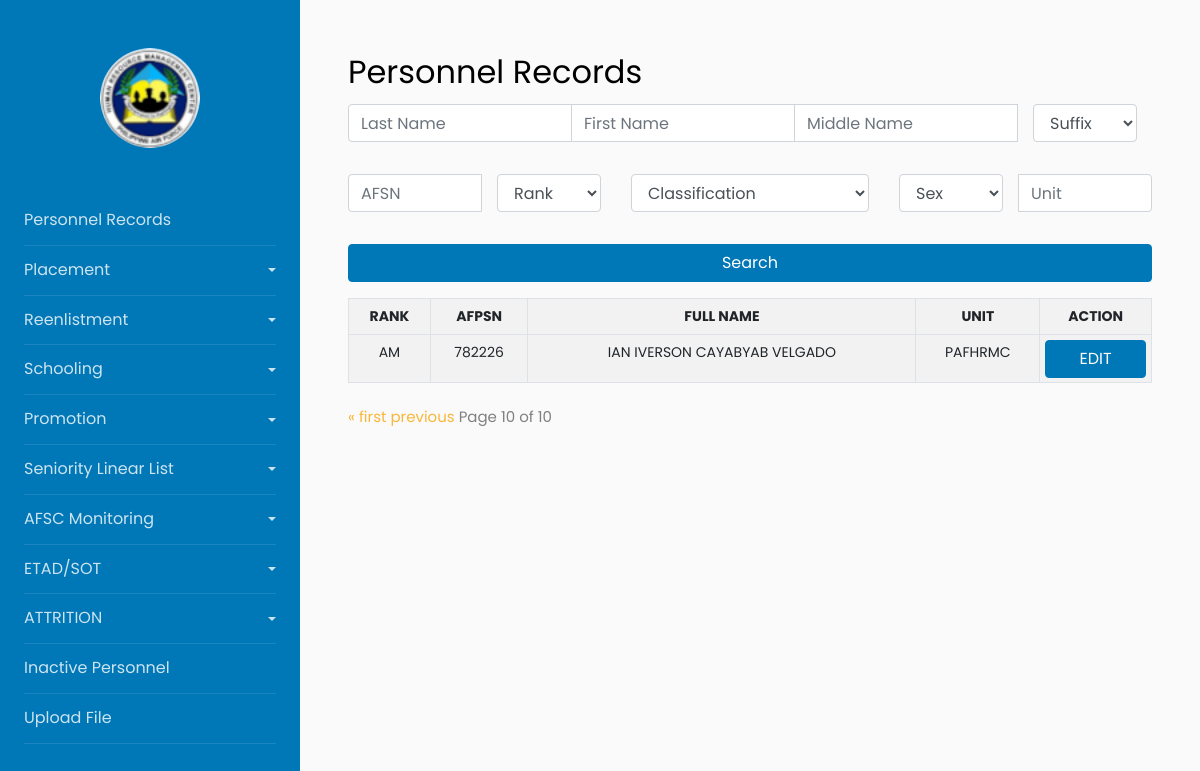
Page /?page=19 on the earlier database version.
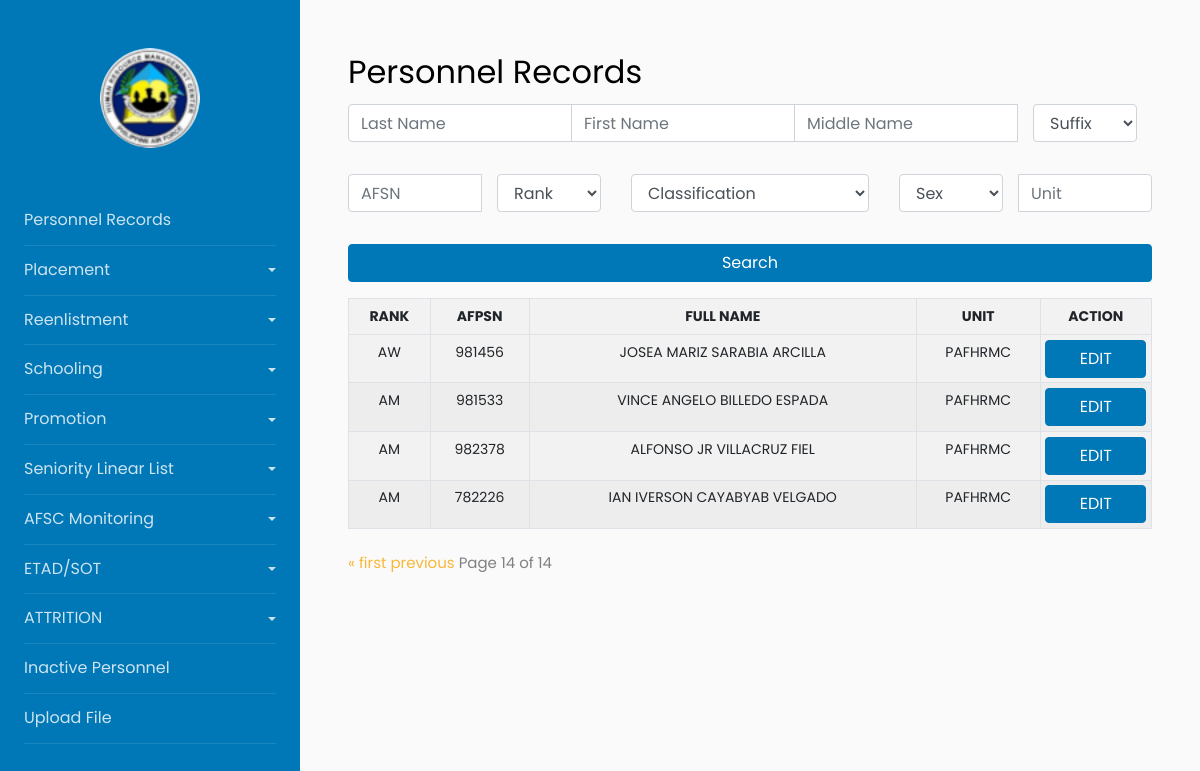
Same page on the later database version.
### myapp/models.py (models this page shows, shortened)
class PersonnelItem(models.Model):
    NR = models.CharField(max_length=200, blank=True, null=True)
    RANK = models.CharField(max_length=200)
    LAST_NAME = models.CharField(max_length=200)
    FIRST_NAME = models.CharField(max_length=200)
    MIDDLE_NAME = models.CharField(max_length=200)
    EXTENSION_NAME = models.CharField(max_length=200, blank=True, null=True)
    SERIAL_NUMBER = models.CharField(max_length=200)
    BOS = models.CharField(max_length=200)
    SEX = models.CharField(max_length=10)
    BIRTHDAY = models.DateField()
    CONTACT_NUMBER = models.CharField(max_length=200, blank=True, null=True)
    ADDRESS = models.CharField(max_length=200)
    REGULAR_RESERVE = models.CharField(max_length=200, blank=True, null=True)
    PILOT_RATED_NON_RATED = models.CharField(max_length=200, blank=True, null=True)
    AFSC = models.CharField(max_length=200, blank=True, null=True)
    HIGHEST_PME_COURSES = models.CharField(max_length=200, blank=True, null=True)
    EFFECTIVE_DATE_APPOINTMENT = models.DateField()
    EFFECTIVE_DATE_ENTERED = models.DateField()
    LENGTH_OF_SERVICE = models.CharField(max_length=200)
    DATE_LAST_PROMOTION_APPOINTMENT = models.DateField(max_length=200, blank=True, null=True)
    UNIT = models.CharField(max_length=200)
    SUB_UNIT = models.CharField(max_length=200, blank=True, null=True)
    DATE_LAST_1ST_TRANCH_REENLISTMENT = models.DateField(max_length=200, blank=True, null=True)
    DATE_LAST_2ND_TRANCH_REENLISTMENT = models.DateField(max_length=200, blank=True, null=True)

### myapp/views.py (the view)
# urls.py: path('', views.index, name='index'),
def index(request):
    last_name_query = request.GET.get('last_name')
    first_name_query = request.GET.get('first_name')
    middle_name_query = request.GET.get('middle_name')
    suffix_query = request.GET.get('suffix')
    afsn_query = request.GET.get('afsn')
    rank_query = request.GET.get('rank')
    classification_query = request.GET.get('classification')
    sex_query = request.GET.get('sex')
    unit_query = request.GET.get('unit')
    filters = Q()
    if last_name_query:
        filters &= Q(LAST_NAME__icontains=last_name_query)
    if first_name_query:
        filters &= Q(FIRST_NAME__icontains=first_name_query)
    if middle_name_query:
        filters &= Q(MIDDLE_NAME__icontains=middle_name_query)
    if suffix_query and suffix_query != "Suffix":
        filters &= Q(EXTENSION_NAME__icontains=suffix_query)
    if afsn_query:
        filters &= Q(SERIAL_NUMBER__icontains=afsn_query)  # Change this to 'SERIAL_NUMBER'
    if rank_query and rank_query != "Rank":
        filters &= Q(RANK__icontains=rank_query)
    if classification_query and classification_query != "Classification":
        filters &= Q(CLASSIFICATION__icontains=classification_query)
    if sex_query and sex_query != "Sex":
        filters &= Q(SEX__icontains=sex_query)
    if unit_query:
        filters &= Q(UNIT__icontains=unit_query)
    persons = PersonnelItem.objects.filter(filters)
    paginator = Paginator(persons, 5)
    page_num = request.GET.get("page")
    persons = paginator.get_page(page_num)
    return render(request, 'myapp/index.html', {
        'persons': persons,
        'last_name_query': last_name_query,
        'first_name_query': first_name_query,
        'middle_name_query': middle_name_query,
        'suffix_query': suffix_query,
        'afsn_query': afsn_query,
        'rank_query': rank_query,
        'classification_query': classification_query,
        'sex_query': sex_query,
        'unit_query': unit_query,
    })

### myapp/templates/myapp/index.html (shortened to what this page needs)
{% extends 'Base/base.html' %}
{% block content %}
<h2>Personnel Records</h2>
{% include 'myapp/searchforms.html' %}
{% include 'myapp/tablewithPaginator.html' %}
{% endblock %}

### myapp/templates/Base/base.html (shortened to what this page needs)
<!DOCTYPE html>
<html lang="en">
<head>
</head>
<body>
    {% include 'Base/sidebar.html' %}
    <div id="content" class="p-4 p-md-5">
        <div class="contents">
            {% block content %}
            {% endblock %}
        </div>
    </div>
</body>
</html>

### myapp/templates/Base/sidebar.html (shortened to what this page needs)
<!doctype html>
<html lang="en">
  <head>
    {% load static %}
    <link rel="stylesheet" href="{% static 'css/style.css' %}">
  </head>
  <body>
	<div class="wrapper d-flex align-items-stretch">
			<nav id="sidebar">
				<div class="p-4 pt-5">
		  		<a href="" class="img logo rounded-circle mb-5" style="background-image: url(/static/img/logo.png);"></a>
                <ul class="list-unstyled components mb-5">
                    <li>
                        <a href="{% url 'index' %}">Personnel Records</a>
                  </li>
	          <li>
	            <a href="#homeSubmenu" data-toggle="collapse" aria-expanded="false" class="dropdown-toggle">Placement</a>
	          </li>
	          <li>
              <a href="#pageSubmenu" data-toggle="collapse" aria-expanded="false" class="dropdown-toggle">Reenlistment</a>
	          </li>
            <li>
                <a href="#schoolingSubmenu" data-toggle="collapse" aria-expanded="false" class="dropdown-toggle">Schooling</a>
            </li>
            <li>
                <a href="#promotionSubmenu" data-toggle="collapse" aria-expanded="false" class="dropdown-toggle">Promotion</a>
            </li>
            <li>
                <a href="#senioritySubmenu" data-toggle="collapse" aria-expanded="false" class="dropdown-toggle">Seniority Linear List</a>
            </li>
            <li>
                <a href="#afscSubmenu" data-toggle="collapse" aria-expanded="false" class="dropdown-toggle">AFSC Monitoring</a>
            </li>
            <li>
                <a href="#etadsotSubmenu" data-toggle="collapse" aria-expanded="false" class="dropdown-toggle">ETAD/SOT</a>
            </li>
            <li>
                <a href="#attritionSubmenu" data-toggle="collapse" aria-expanded="false" class="dropdown-toggle">ATTRITION</a>
            </li>
	        <li>
                <a href="{% url 'Inactive_Personnel' %}">Inactive Personnel</a>
	        </li>
            <li>
                <a href="{% url 'UploadFile' %}">Upload File</a>
            </li>
	        </ul>
	      </div>
    	</nav>
  </body>
</html>

### myapp/templates/myapp/searchforms.html (shortened to what this page needs)
<form>
  <div class="input-group mb-3">
    <input type="text" class="form-control" aria-label="Sizing example input" aria-describedby="inputGroup-sizing-default" name="last_name" placeholder="Last Name" {% if last_name_query %}value="{{ last_name_query }}"{% endif %}>
    <input type="text" class="form-control" aria-label="Sizing example input" aria-describedby="inputGroup-sizing-default" name="first_name" placeholder="First Name" {% if first_name_query %}value="{{ first_name_query }}"{% endif %}>
    <input type="text" class="form-control" aria-label="Sizing example input" aria-describedby="inputGroup-sizing-default" name="middle_name" placeholder="Middle Name" {% if middle_name_query %}value="{{ middle_name_query }}"{% endif %}>
    <div class="form-group col-md-2">
      <select id="inputState" name="suffix" class="form-control">
          <option value="Suffix" selected>Suffix</option>
      </select>
  </div>
  </div>
  <div class="input-group mb-3">
    <input type="text" class="form-control" aria-label="Sizing example input" aria-describedby="inputGroup-sizing-default" name="afsn" placeholder="AFSN" {% if afsn_query %}value="{{ afsn_query }}"{% endif %}>
      <div class="form-group col-md-2">
        <select id="inputState" name = "rank" class="form-control">
          <option selected>Rank</option>
        </select>
      </div>
      <div class="form-group col-md-4">
          <select id="inputState" class="form-control">
            <option selected>Classification</option>
          </select>
      </div>
      <div class="form-group col-md-2">
          <select id="inputState" name="sex" class="form-control">
            <option selected>Sex</option>
          </select>
      </div>
      <input type="text" class="form-control" aria-label="Sizing example input" aria-describedby="inputGroup-sizing-default" name="unit" placeholder="Unit">
  </div>
  <div class="form-group">
      <button type="submit" class="btn btn-primary">Search</button>
  </div>
</form>

### myapp/templates/myapp/tablewithPaginator.html (shortened to what this page needs)
     <table class="table table-responsive-sm table-bordered table-striped table-sm">
      <tr>
          <th>RANK</th>
          <th>AFPSN</th>
          <th>FULL NAME</th>
          <th>UNIT</th>
          <th>ACTION</th>
      </tr>
      {% for person in persons %}
      <tr>
        <td>{{ person.RANK }}</td>
        <td>{{ person.SERIAL_NUMBER }}</td>
        <td>{{ person.FIRST_NAME}} {{person.MIDDLE_NAME}} {{person.LAST_NAME}}</td>
        <td>{{ person.UNIT }}</td>
        <td>
        <button
                class="btn btn-primary openModalButton"
                data-rank="{{ person.RANK }}"
                data-lastname="{{ person.LAST_NAME }}"
                data-firstname="{{ person.FIRST_NAME }}"
                data-middlename="{{ person.MIDDLE_NAME }}"
                data-suffix="{{ person.EXTENSION_NAME }}"
                data-unit="{{ person.UNIT }}"
                data-afpsn="{{ person.SERIAL_NUMBER }}"
                data-unit="{{ person.UNIT }}"
                data-subunit="{{ person.SUB_UNIT }}"
                data-birthday="{{ person.BIRTHDAY }}"
                data-contactnumber="{{ person.CONTACT_NUMBER }}"
                data-sex="{{ person.SEX }}"
                data-address="{{ person.ADDRESS }}"
                data-afsc="{{ person.AFSC }}"
                data-highestpme="{{ person.HIGHEST_PME_COURSES }}"
                data-dateenteredmilitary="{{ person.EFFECTIVE_DATE_ENTERED }}"
                data-datelastpromotion="{{ person.DATE_LAST_PROMOTION_APPOINTMENT }}"
                data-lengthofservice="{{ person.LENGTH_OF_SERVICE }}"
                data-toggle="modal"
                data-target="#myModal">EDIT</button>
        </td>
    </tr>
      {% endfor %}
  </table>
  <div class="pagination">
    <span class="step-links">
        {% if persons.has_previous %}
            <a href="?page=1">&laquo; first</a>
            <a href="?page={{ persons.previous_page_number }}">previous</a>
        {% endif %}
        <span class="current">
            Page {{ persons.number }} of {{ persons.paginator.num_pages }}
        </span>
    </span>
  </div>

Differences in the rows shown:
added PersonnelItem: RANK "AW", SERIAL_NUMBER "981456", FIRST_NAME "JOSEA MARIZ", MIDDLE_NAME "SARABIA", LAST_NAME "ARCILLA", UNIT "PAFHRMC"
added PersonnelItem: RANK "AM", SERIAL_NUMBER "981533", FIRST_NAME "VINCE ANGELO", MIDDLE_NAME "BILLEDO", LAST_NAME "ESPADA", UNIT "PAFHRMC"
added PersonnelItem: RANK "AM", SERIAL_NUMBER "982378", FIRST_NAME "ALFONSO JR", MIDDLE_NAME "VILLACRUZ", LAST_NAME "FIEL", UNIT "PAFHRMC"
Other differences:
{{ persons.number }}: "10" → "14"
{{ persons.paginator.num_pages }}: "10" → "14"
